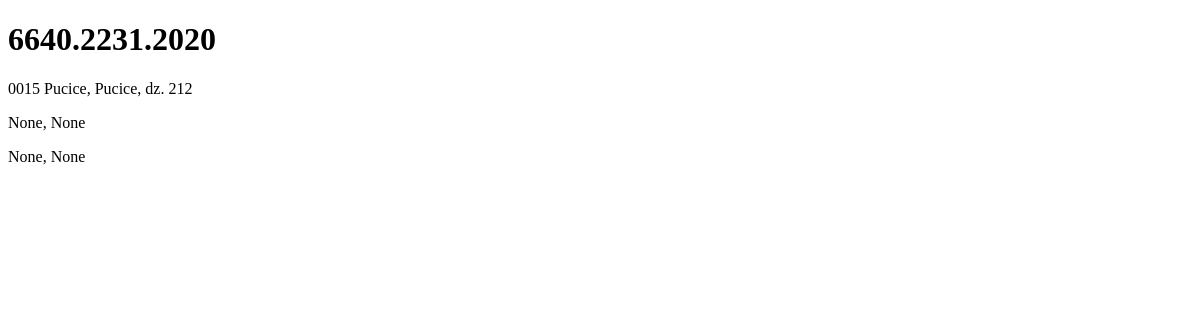
Before: /roboty/6640.2231.2020 with the older database file.
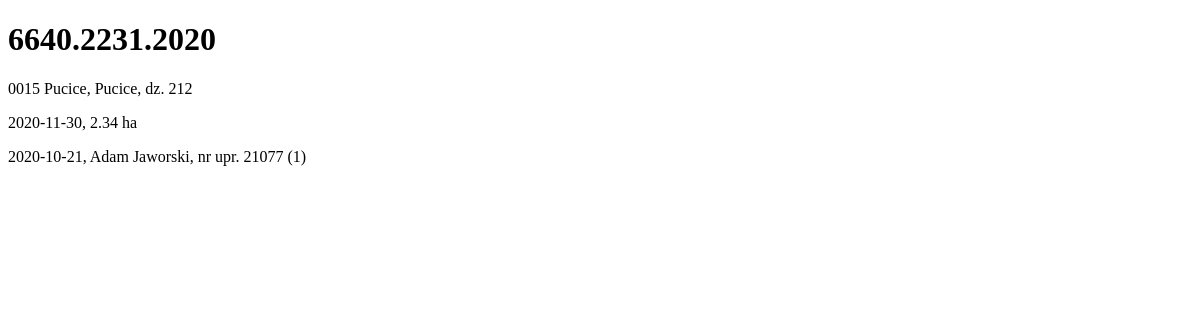
After: the same page with the newer database file.
### operat.py (models this page shows)
class Roboty(db.Model):
    __tablename__='roboty'
    __table_args__={'extend_existing':True}
    ID = db.Column(db.Integer, primary_key=True, autoincrement=True)
    idpracy = db.Column(db.String(15), unique=True, nullable=True)
    wojew = db.Column(db.String(50), unique=False, nullable=False)
    powiat = db.Column(db.String(30), unique=False, nullable=False)
    jdnewid = db.Column(db.String(100), unique=False, nullable=False)
    obreb = db.Column(db.String(100), unique=False, nullable=False)
    obiekt = db.Column(db.String(80), unique=False, nullable=False)
    dzialki = db.Column(db.String(80), unique=False, nullable=False)
    data_operat = db.Column(db.String(10), unique=False, nullable=False)
    obszar = db.Column(db.String(15), unique=False, nullable=False)
    pocz = db.Column(db.String(10), unique=False, nullable=False)
    kierownik = db.Column(db.String(80), unique=False, nullable=False)
    licencja = db.Column(db.String(80), unique=False, nullable=False)
    datalic = db.Column(db.String(80), unique=False, nullable=False)
    osnowapoz = db.Column(db.String(80), unique=False, nullable=False)
    osnowawys = db.Column(db.String(80), unique=False, nullable=False)
    osnowapom = db.Column(db.String(80), unique=False, nullable=False)
    sekcje65 = db.Column(db.String(80), unique=False, nullable=False)
    sekcje2000 = db.Column(db.String(80), unique=False, nullable=False)
    pomiar = db.Column(db.String(10), unique=False, nullable=False)
    gpsref = db.Column(db.String(80), unique=False, nullable=False)
    niwelacja = db.Column(db.Integer, unique=False, nullable=False)
    kalibracja = db.Column(db.Integer, unique=False, nullable=False)
    szkicepolowe = db.Column(db.String(80), unique=False, nullable=False)
    zakresbaz = db.Column(db.String(80), unique=False, nullable=False)

### operat.py (the view)
@app.route('/roboty/<slug>')
def szczegoly(slug):
    robota =Roboty.query.filter_by(idpracy=slug).first()
    return render_template('szczegoly.html', robota=robota)

### templates/szczegoly.html (shortened to what this page needs)
<!doctype html>
<html>
  <head>
  </head>
  <body>
  <div>
          <h1>{{ robota.idpracy }}</h1>
          <p>{{ robota.obreb }}, {{ robota.obiekt }}</p>
           <p>{{ robota.data_operat }}, {{ robota.obszar }}</p>
              <p>{{ robota.pocz }}, {{ robota.kierownik}}</p>
      </div>
  </body>
</html>

Changed rows visible on the page:
changed Roboty "0015 Pucice": data_operat "None" → "2020-11-30"; obszar "None" → "2.34 ha"; pocz "None" → "2020-10-21"; kierownik "None" → "Adam Jaworski, nr upr. 21077 (1)"
